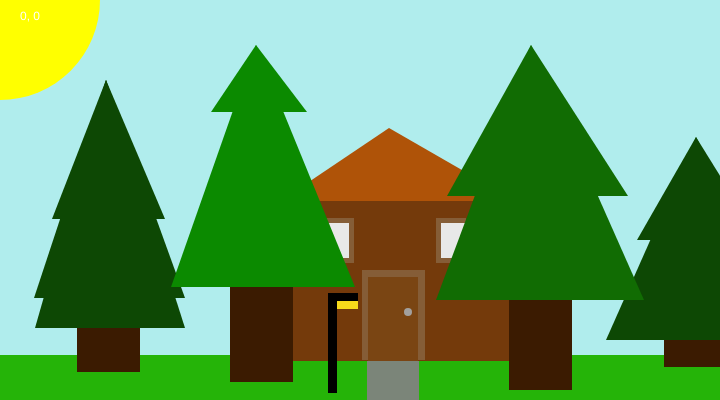
Frame 1 (no input)
Frame 60 (no input): identical to frame 1, image omitted
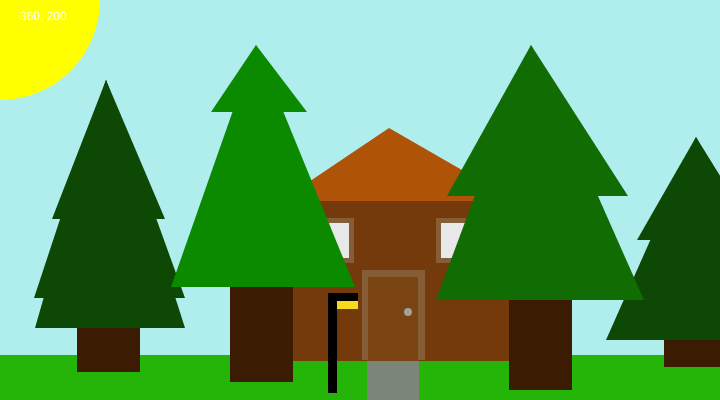
Frame 120 (the mouse pressed at the canvas centre since frame 60)

The p5.js sketch that drew these frames (run headless with seeded random() and noise() and a simulated clock; from frame 60 on, the mouse is pressed at the canvas centre):

// p5.js sketch
// ── sketch.js
function setup() {
  // Sets the screen to be 720 pixels wide and 400 pixels high
  createCanvas(720, 400);
}
function draw (){

  background(176, 237, 237);
  noStroke();

  //sun
     fill('yellow');
  ellipse(0, 0, 200, 200);

   // grass
  fill(37, 180, 8);
  rect(0, 355, 720, 95);

  // trail
  fill(123, 133, 121);
  rect(367, 355, 52, 95);

  //roof
   fill(175, 83, 8);
  triangle(389, 128, 276, 204, 521, 204);

  // house
  fill(116, 58, 11);
  rect(288, 201, 230, 160);

   // window frame
  fill(133, 93, 55);
  rect(436, 218, 30, 45);

    // window
  fill(232, 232, 232);
  rect(441, 223, 30, 35);

   // window frame 2
  fill(133, 93, 55);
  rect(319, 218, 35, 45);

   // window 2
  fill(232, 232, 232);
  rect(324, 223, 25, 35);

  // door frame
  fill(133, 93, 55);
  rect(362, 270, 63, 90);

   // door
  fill(122, 69, 19);
  rect(368, 277, 50, 84);

  // handle
  fill(162, 160, 158);
  ellipse(408, 312, 8);

   // tree 3
  fill(59, 27, 1);
  rect(77, 287, 63, 85);

  //leaves 3.55
  fill(13, 72, 4);
  triangle(106, 80, 35, 328, 185, 328);

  //leaves 3
  fill(13, 72, 4);
  triangle(106, 80, 34, 298, 185, 298);

   //leaves 3.5
  fill(13, 72, 4);
  triangle(106, 80, 52, 219, 165, 219);

  // tree 1
  fill(59, 27, 1);
  rect(230, 287, 63, 95);

  //leaves
  fill(11,138,0);
  triangle(256, 45, 171, 287, 355, 287);

   //leaves .5
   fill(11,138,0);
  triangle(256, 45, 211, 112, 307, 112);

   // post
  fill(0);
  rect(328, 293, 9, 100);

   // lamp
  fill(0);
  rect(333, 293, 25, 10);

   // light
  fill(247, 218, 27);
  rect(337, 301, 21, 8);

    // tree 4
  fill(59, 27, 1);
  rect(664, 340, 63, 27);

  //leaves 4
   fill(13, 72, 4);
  triangle(696, 137, 606, 340, 800, 340);

   //leaves 4.5
  fill(13, 72, 4);
  triangle(696, 137, 637, 240, 760, 240);

    // tree 2
  fill(59, 27, 1);
  rect(509, 287, 63, 103);

  //leaves 2
   fill(17, 108, 3);
  triangle(531, 45, 436, 300, 644, 300);

   //leaves 2.5
  fill(17, 108, 3);
  triangle(531, 45, 447, 196, 628, 196);


  fill ('white')
  text(mouseX + ', ' + mouseY, 20,20 );
}
